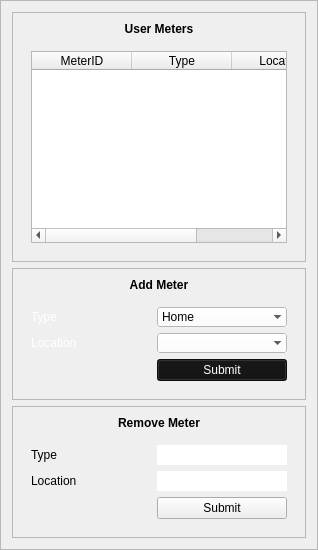
            <widget class="QFrame" name="frame_4">
             <property name="frameShape">
              <enum>QFrame::StyledPanel</enum>
             </property>
             <property name="frameShadow">
              <enum>QFrame::Raised</enum>
             </property>
             <layout class="QVBoxLayout" name="verticalLayout_9">
              <item>
               <widget class="QFrame" name="frameUserMeters">
                <property name="frameShape">
                 <enum>QFrame::StyledPanel</enum>
                </property>
                <property name="frameShadow">
                 <enum>QFrame::Raised</enum>
                </property>
                <layout class="QVBoxLayout" name="verticalLayout_6">
                 <item>
                  <widget class="QLabel" name="label_20">
                   <property name="font">
                    <font>
                     <weight>75</weight>
                     <bold>true</bold>
                    </font>
                   </property>
                   <property name="text">
                    <string>User Meters</string>
                   </property>
                   <property name="alignment">
                    <set>Qt::AlignCenter</set>
                   </property>
                  </widget>
                 </item>
                 <item>
                  <widget class="QFrame" name="frame_9">
                   <property name="frameShadow">
                    <enum>QFrame::Raised</enum>
                   </property>
                   <layout class="QGridLayout" name="gridLayout_3">
                    <item row="0" column="0">
                     <widget class="QTableWidget" name="tableWidget">
                      <property name="editTriggers">
                       <set>QAbstractItemView::NoEditTriggers</set>
                      </property>
                      <property name="sortingEnabled">
                       <bool>true</bool>
                      </property>
                      <column>
                       <property name="text">
                        <string>MeterID</string>
                       </property>
                      </column>
                      <column>
                       <property name="text">
                        <string>Type</string>
                       </property>
                      </column>
                      <column>
                       <property name="text">
                        <string>Location</string>
                       </property>
                      </column>
                     </widget>
                    </item>
                   </layout>
                  </widget>
                 </item>
                </layout>
               </widget>
              </item>
              <item>
               <widget class="QFrame" name="frameAddMeter">
                <property name="frameShape">
                 <enum>QFrame::StyledPanel</enum>
                </property>
                <property name="frameShadow">
                 <enum>QFrame::Raised</enum>
                </property>
                <layout class="QVBoxLayout" name="verticalLayout_8">
                 <item>
                  <widget class="QLabel" name="label_26">
                   <property name="font">
                    <font>
                     <weight>75</weight>
                     <bold>true</bold>
                    </font>
                   </property>
                   <property name="text">
                    <string>Add Meter</string>
                   </property>
                   <property name="alignment">
                    <set>Qt::AlignCenter</set>
                   </property>
                  </widget>
                 </item>
                 <item>
                  <widget class="QFrame" name="frame_11">
                   <property name="palette">
                    <palette>
                     <active>
                      <colorrole role="WindowText">
                       <brush brushstyle="SolidPattern">
                        <color alpha="255">
                         <red>255</red>
                         <green>255</green>
                         <blue>255</blue>
                        </color>
                       </brush>
                      </colorrole>
                      <colorrole role="Button">
                       <brush brushstyle="SolidPattern">
                        <color alpha="255">
                         <red>17</red>
                         <green>16</green>
                         <blue>16</blue>
                        </color>
                       </brush>
                      </colorrole>
                      <colorrole role="Text">
                       <brush brushstyle="SolidPattern">
                        <color alpha="255">
                         <red>255</red>
                         <green>255</green>
                         <blue>255</blue>
                        </color>
                       </brush>
                      </colorrole>
                      <colorrole role="ButtonText">
                       <brush brushstyle="SolidPattern">
                        <color alpha="255">
                         <red>255</red>
                         <green>255</green>
                         <blue>255</blue>
                        </color>
                       </brush>
                      </colorrole>
                      <colorrole role="Base">
                       <brush brushstyle="SolidPattern">
                        <color alpha="255">
                         <red>17</red>
                         <green>16</green>
                         <blue>16</blue>
                        </color>
                       </brush>
                      </colorrole>
                      <colorrole role="Window">
                       <brush brushstyle="SolidPattern">
                        <color alpha="255">
                         <red>17</red>
                         <green>16</green>
                         <blue>16</blue>
                        </color>
                       </brush>
                      </colorrole>
                      <colorrole role="Highlight">
                       <brush brushstyle="SolidPattern">
                        <color alpha="255">
                         <red>250</red>
                         <green>204</green>
                         <blue>21</blue>
                        </color>
                       </brush>
                      </colorrole>
                     </active>
                     <inactive>
                      <colorrole role="WindowText">
                       <brush brushstyle="SolidPattern">
                        <color alpha="255">
                         <red>255</red>
                         <green>255</green>
                         <blue>255</blue>
                        </color>
                       </brush>
                      </colorrole>
                      <colorrole role="Button">
                       <brush brushstyle="SolidPattern">
                        <color alpha="255">
                         <red>17</red>
                         <green>16</green>
                         <blue>16</blue>
                        </color>
                       </brush>
                      </colorrole>
                      <colorrole role="Text">
                       <brush brushstyle="SolidPattern">
                        <color alpha="255">
                         <red>255</red>
                         <green>255</green>
                         <blue>255</blue>
                        </color>
                       </brush>
                      </colorrole>
                      <colorrole role="ButtonText">
                       <brush brushstyle="SolidPattern">
                        <color alpha="255">
                         <red>255</red>
                         <green>255</green>
                         <blue>255</blue>
                        </color>
                       </brush>
                      </colorrole>
                      <colorrole role="Base">
                       <brush brushstyle="SolidPattern">
                        <color alpha="255">
                         <red>17</red>
                         <green>16</green>
                         <blue>16</blue>
                        </color>
                       </brush>
                      </colorrole>
                      <colorrole role="Window">
                       <brush brushstyle="SolidPattern">
                        <color alpha="255">
                         <red>17</red>
                         <green>16</green>
                         <blue>16</blue>
                        </color>
                       </brush>
                      </colorrole>
                      <colorrole role="Highlight">
                       <brush brushstyle="SolidPattern">
                        <color alpha="255">
                         <red>250</red>
                         <green>204</green>
                         <blue>21</blue>
                        </color>
                       </brush>
                      </colorrole>
                     </inactive>
                     <disabled>
                      <colorrole role="WindowText">
                       <brush brushstyle="SolidPattern">
                        <color alpha="255">
                         <red>255</red>
                         <green>255</green>
                         <blue>255</blue>
                        </color>
                       </brush>
                      </colorrole>
                      <colorrole role="Button">
                       <brush brushstyle="SolidPattern">
                        <color alpha="255">
                         <red>17</red>
                         <green>16</green>
                         <blue>16</blue>
                        </color>
                       </brush>
                      </colorrole>
                      <colorrole role="Text">
                       <brush brushstyle="SolidPattern">
                        <color alpha="255">
                         <red>255</red>
                         <green>255</green>
                         <blue>255</blue>
                        </color>
                       </brush>
                      </colorrole>
                      <colorrole role="ButtonText">
                       <brush brushstyle="SolidPattern">
                        <color alpha="255">
                         <red>255</red>
                         <green>255</green>
                         <blue>255</blue>
                        </color>
                       </brush>
                      </colorrole>
                      <colorrole role="Base">
                       <brush brushstyle="SolidPattern">
                        <color alpha="255">
                         <red>17</red>
                         <green>16</green>
                         <blue>16</blue>
                        </color>
                       </brush>
                      </colorrole>
                      <colorrole role="Window">
                       <brush brushstyle="SolidPattern">
                        <color alpha="255">
                         <red>17</red>
                         <green>16</green>
                         <blue>16</blue>
                        </color>
                       </brush>
                      </colorrole>
                      <colorrole role="Highlight">
                       <brush brushstyle="SolidPattern">
                        <color alpha="255">
                         <red>0</red>
                         <green>120</green>
                         <blue>215</blue>
                        </color>
                       </brush>
                      </colorrole>
                     </disabled>
                    </palette>
                   </property>
                   <property name="frameShadow">
                    <enum>QFrame::Raised</enum>
                   </property>
                   <layout class="QFormLayout" name="formLayout_8">
                    <property name="horizontalSpacing">
                     <number>80</number>
                    </property>
                    <item row="0" column="0">
                     <widget class="QLabel" name="label_27">
                      <property name="text">
                       <string>Type</string>
                      </property>
                     </widget>
                    </item>
                    <item row="3" column="1">
                     <widget class="QPushButton" name="pushButton_6">
                      <property name="text">
                       <string>Submit</string>
                      </property>
                      <property name="flat">
                       <bool>false</bool>
                      </property>
                     </widget>
                    </item>
                    <item row="2" column="0">
                     <widget class="QLabel" name="label_28">
                      <property name="text">
                       <string>Location</string>
                      </property>
                     </widget>
                    </item>
                    <item row="0" column="1">
                     <widget class="QComboBox" name="comboBox">
                      <property name="palette">
                       <palette>
                        <active>
                         <colorrole role="WindowText">
                          <brush brushstyle="SolidPattern">
                           <color alpha="255">
                            <red>0</red>
                            <green>0</green>
                            <blue>0</blue>
                           </color>
                          </brush>
                         </colorrole>
                         <colorrole role="Button">
                          <brush brushstyle="SolidPattern">
                           <color alpha="255">
                            <red>255</red>
                            <green>255</green>
                            <blue>255</blue>
                           </color>
                          </brush>
                         </colorrole>
                         <colorrole role="Text">
                          <brush brushstyle="SolidPattern">
                           <color alpha="255">
                            <red>0</red>
                            <green>0</green>
                            <blue>0</blue>
                           </color>
                          </brush>
                         </colorrole>
                         <colorrole role="ButtonText">
                          <brush brushstyle="SolidPattern">
                           <color alpha="255">
                            <red>0</red>
                            <green>0</green>
                            <blue>0</blue>
                           </color>
                          </brush>
                         </colorrole>
                         <colorrole role="Base">
                          <brush brushstyle="SolidPattern">
                           <color alpha="255">
                            <red>255</red>
                            <green>255</green>
                            <blue>255</blue>
                           </color>
                          </brush>
                         </colorrole>
                         <colorrole role="Window">
                          <brush brushstyle="SolidPattern">
                           <color alpha="255">
                            <red>255</red>
                            <green>255</green>
                            <blue>255</blue>
                           </color>
                          </brush>
                         </colorrole>
                         <colorrole role="Highlight">
                          <brush brushstyle="SolidPattern">
                           <color alpha="255">
                            <red>250</red>
                            <green>204</green>
                            <blue>21</blue>
                           </color>
                          </brush>
                         </colorrole>
                        </active>
                        <inactive>
                         <colorrole role="WindowText">
                          <brush brushstyle="SolidPattern">
                           <color alpha="255">
                            <red>0</red>
                            <green>0</green>
                            <blue>0</blue>
                           </color>
                          </brush>
                         </colorrole>
                         <colorrole role="Button">
                          <brush brushstyle="SolidPattern">
                           <color alpha="255">
                            <red>255</red>
                            <green>255</green>
                            <blue>255</blue>
                           </color>
                          </brush>
                         </colorrole>
                         <colorrole role="Text">
                          <brush brushstyle="SolidPattern">
                           <color alpha="255">
                            <red>0</red>
                            <green>0</green>
                            <blue>0</blue>
                           </color>
                          </brush>
                         </colorrole>
                         <colorrole role="ButtonText">
                          <brush brushstyle="SolidPattern">
                           <color alpha="255">
                            <red>0</red>
                            <green>0</green>
                            <blue>0</blue>
                           </color>
                          </brush>
                         </colorrole>
                         <colorrole role="Base">
                          <brush brushstyle="SolidPattern">
                           <color alpha="255">
                            <red>255</red>
                            <green>255</green>
                            <blue>255</blue>
                           </color>
                          </brush>
                         </colorrole>
                         <colorrole role="Window">
                          <brush brushstyle="SolidPattern">
                           <color alpha="255">
                            <red>255</red>
                            <green>255</green>
                            <blue>255</blue>
                           </color>
                          </brush>
                         </colorrole>
                         <colorrole role="Highlight">
                          <brush brushstyle="SolidPattern">
                           <color alpha="255">
                            <red>250</red>
                            <green>204</green>
                            <blue>21</blue>
                           </color>
                          </brush>
                         </colorrole>
                        </inactive>
                        <disabled>
                         <colorrole role="WindowText">
                          <brush brushstyle="SolidPattern">
                           <color alpha="255">
                            <red>0</red>
                            <green>0</green>
                            <blue>0</blue>
                           </color>
                          </brush>
                         </colorrole>
                         <colorrole role="Button">
                          <brush brushstyle="SolidPattern">
                           <color alpha="255">
                            <red>255</red>
                            <green>255</green>
                            <blue>255</blue>
                           </color>
                          </brush>
                         </colorrole>
                         <colorrole role="Text">
                          <brush brushstyle="SolidPattern">
                           <color alpha="255">
                            <red>0</red>
                            <green>0</green>
                            <blue>0</blue>
                           </color>
                          </brush>
                         </colorrole>
                         <colorrole role="ButtonText">
                          <brush brushstyle="SolidPattern">
                           <color alpha="255">
                            <red>0</red>
                            <green>0</green>
                            <blue>0</blue>
                           </color>
                          </brush>
                         </colorrole>
                         <colorrole role="Base">
                          <brush brushstyle="SolidPattern">
                           <color alpha="255">
                            <red>255</red>
                            <green>255</green>
                            <blue>255</blue>
                           </color>
                          </brush>
                         </colorrole>
                         <colorrole role="Window">
                          <brush brushstyle="SolidPattern">
                           <color alpha="255">
                            <red>255</red>
                            <green>255</green>
                            <blue>255</blue>
                           </color>
                          </brush>
                         </colorrole>
                         <colorrole role="Highlight">
                          <brush brushstyle="SolidPattern">
                           <color alpha="255">
                            <red>0</red>
                            <green>120</green>
                            <blue>215</blue>
                           </color>
                          </brush>
                         </colorrole>
                        </disabled>
                       </palette>
                      </property>
                      <property name="autoFillBackground">
                       <bool>true</bool>
                      </property>
                      <property name="frame">
                       <bool>false</bool>
                      </property>
                      <item>
                       <property name="text">
                        <string>Home</string>
                       </property>
                      </item>
                      <item>
                       <property name="text">
                        <string>Business</string>
                       </property>
                      </item>
                     </widget>
                    </item>
                    <item row="2" column="1">
                     <widget class="QComboBox" name="comboBox_2">
                      <property name="palette">
                       <palette>
                        <active>
                         <colorrole role="WindowText">
                          <brush brushstyle="SolidPattern">
                           <color alpha="255">
                            <red>0</red>
                            <green>0</green>
                            <blue>0</blue>
                           </color>
                          </brush>
                         </colorrole>
                         <colorrole role="Button">
                          <brush brushstyle="SolidPattern">
                           <color alpha="255">
                            <red>255</red>
                            <green>255</green>
                            <blue>255</blue>
                           </color>
                          </brush>
                         </colorrole>
                         <colorrole role="Text">
                          <brush brushstyle="SolidPattern">
                           <color alpha="255">
                            <red>0</red>
                            <green>0</green>
                            <blue>0</blue>
                           </color>
                          </brush>
                         </colorrole>
                         <colorrole role="ButtonText">
                          <brush brushstyle="SolidPattern">
                           <color alpha="255">
                            <red>0</red>
                            <green>0</green>
                            <blue>0</blue>
                           </color>
                          </brush>
                         </colorrole>
                         <colorrole role="Base">
                          <brush brushstyle="SolidPattern">
                           <color alpha="255">
                            <red>255</red>
                            <green>255</green>
                            <blue>255</blue>
                           </color>
                          </brush>
                         </colorrole>
                         <colorrole role="Window">
                          <brush brushstyle="SolidPattern">
                           <color alpha="255">
                            <red>255</red>
                            <green>255</green>
                            <blue>255</blue>
                           </color>
                          </brush>
                         </colorrole>
                         <colorrole role="Highlight">
                          <brush brushstyle="SolidPattern">
                           <color alpha="255">
                            <red>250</red>
                            <green>204</green>
                            <blue>21</blue>
                           </color>
                          </brush>
                         </colorrole>
                        </active>
                        <inactive>
                         <colorrole role="WindowText">
                          <brush brushstyle="SolidPattern">
                           <color alpha="255">
                            <red>0</red>
                            <green>0</green>
                            <blue>0</blue>
                           </color>
                          </brush>
                         </colorrole>
                         <colorrole role="Button">
                          <brush brushstyle="SolidPattern">
                           <color alpha="255">
                            <red>255</red>
                            <green>255</green>
                            <blue>255</blue>
                           </color>
                          </brush>
                         </colorrole>
                         <colorrole role="Text">
                          <brush brushstyle="SolidPattern">
                           <color alpha="255">
                            <red>0</red>
                            <green>0</green>
                            <blue>0</blue>
                           </color>
                          </brush>
                         </colorrole>
                         <colorrole role="ButtonText">
                          <brush brushstyle="SolidPattern">
                           <color alpha="255">
                            <red>0</red>
                            <green>0</green>
                            <blue>0</blue>
                           </color>
                          </brush>
                         </colorrole>
                         <colorrole role="Base">
                          <brush brushstyle="SolidPattern">
                           <color alpha="255">
                            <red>255</red>
                            <green>255</green>
                            <blue>255</blue>
                           </color>
                          </brush>
                         </colorrole>
                         <colorrole role="Window">
                          <brush brushstyle="SolidPattern">
                           <color alpha="255">
                            <red>255</red>
                            <green>255</green>
                            <blue>255</blue>
                           </color>
                          </brush>
                         </colorrole>
                         <colorrole role="Highlight">
                          <brush brushstyle="SolidPattern">
                           <color alpha="255">
                            <red>250</red>
                            <green>204</green>
                            <blue>21</blue>
                           </color>
                          </brush>
                         </colorrole>
                        </inactive>
                        <disabled>
                         <colorrole role="WindowText">
                          <brush brushstyle="SolidPattern">
                           <color alpha="255">
                            <red>0</red>
                            <green>0</green>
                            <blue>0</blue>
                           </color>
                          </brush>
                         </colorrole>
                         <colorrole role="Button">
                          <brush brushstyle="SolidPattern">
                           <color alpha="255">
                            <red>255</red>
                            <green>255</green>
                            <blue>255</blue>
                           </color>
                          </brush>
                         </colorrole>
                         <colorrole role="Text">
                          <brush brushstyle="SolidPattern">
                           <color alpha="255">
                            <red>0</red>
                            <green>0</green>
                            <blue>0</blue>
                           </color>
                          </brush>
                         </colorrole>
                         <colorrole role="ButtonText">
                          <brush brushstyle="SolidPattern">
                           <color alpha="255">
                            <red>0</red>
                            <green>0</green>
                            <blue>0</blue>
                           </color>
                          </brush>
                         </colorrole>
                         <colorrole role="Base">
                          <brush brushstyle="SolidPattern">
                           <color alpha="255">
                            <red>255</red>
                            <green>255</green>
                            <blue>255</blue>
                           </color>
                          </brush>
                         </colorrole>
                         <colorrole role="Window">
                          <brush brushstyle="SolidPattern">
                           <color alpha="255">
                            <red>255</red>
                            <green>255</green>
                            <blue>255</blue>
                           </color>
                          </brush>
                         </colorrole>
                         <colorrole role="Highlight">
                          <brush brushstyle="SolidPattern">
                           <color alpha="255">
                            <red>0</red>
                            <green>120</green>
                            <blue>215</blue>
                           </color>
                          </brush>
                         </colorrole>
                        </disabled>
                       </palette>
                      </property>
                      <property name="autoFillBackground">
                       <bool>true</bool>
                      </property>
                      <property name="frame">
                       <bool>false</bool>
                      </property>
                     </widget>
                    </item>
                   </layout>
                  </widget>
                 </item>
                </layout>
               </widget>
              </item>
              <item>
               <widget class="QFrame" name="frameRemoveMeter">
                <property name="frameShape">
                 <enum>QFrame::StyledPanel</enum>
                </property>
                <property name="frameShadow">
                 <enum>QFrame::Raised</enum>
                </property>
                <layout class="QVBoxLayout" name="verticalLayout_7">
                 <item>
                  <widget class="QLabel" name="label_23">
                   <property name="font">
                    <font>
                     <weight>75</weight>
                     <bold>true</bold>
                    </font>
                   </property>
                   <property name="text">
                    <string>Remove Meter</string>
                   </property>
                   <property name="alignment">
                    <set>Qt::AlignCenter</set>
                   </property>
                  </widget>
                 </item>
                 <item>
                  <widget class="QFrame" name="frame_10">
                   <property name="frameShadow">
                    <enum>QFrame::Raised</enum>
                   </property>
                   <layout class="QFormLayout" name="formLayout_7">
                    <property name="horizontalSpacing">
                     <number>80</number>
                    </property>
                    <item row="0" column="0">
                     <widget class="QLabel" name="label_24">
                      <property name="text">
                       <string>Type</string>
                      </property>
                     </widget>
                    </item>
                    <item row="0" column="1">
                     <widget class="QLineEdit" name="lineEdit_8">
                      <property name="text">
                       <string/>
                      </property>
                      <property name="frame">
                       <bool>false</bool>
                      </property>
                      <property name="echoMode">
                       <enum>QLineEdit::Password</enum>
                      </property>
                     </widget>
                    </item>
                    <item row="1" column="1">
                     <widget class="QLineEdit" name="lineEdit_9">
                      <property name="frame">
                       <bool>false</bool>
                      </property>
                     </widget>
                    </item>
                    <item row="2" column="1">
                     <widget class="QPushButton" name="pushButton_5">
                      <property name="text">
                       <string>Submit</string>
                      </property>
                      <property name="flat">
                       <bool>false</bool>
                      </property>
                     </widget>
                    </item>
                    <item row="1" column="0">
                     <widget class="QLabel" name="label_25">
                      <property name="text">
                       <string>Location</string>
                      </property>
                     </widget>
                    </item>
                   </layout>
                  </widget>
                 </item>
                </layout>
               </widget>
              </item>
             </layout>
            </widget>
